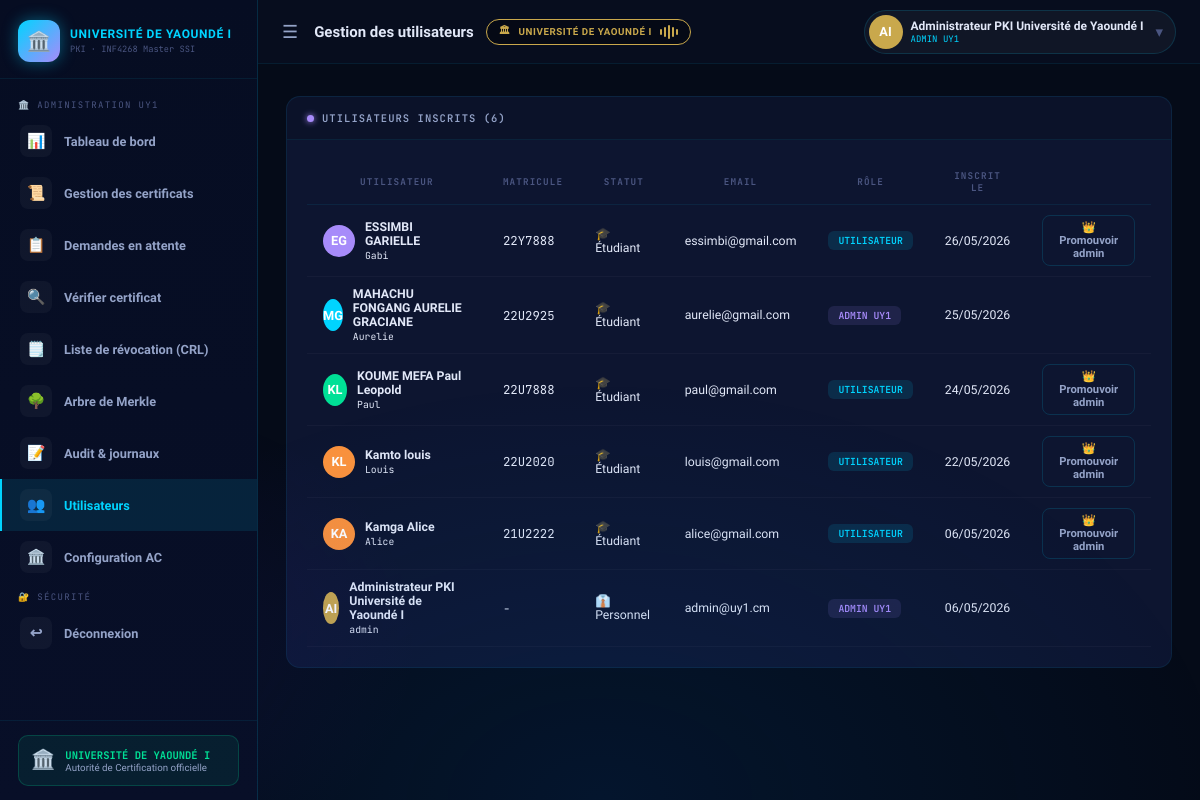
The page /users (signed in) on the database as committed earlier.
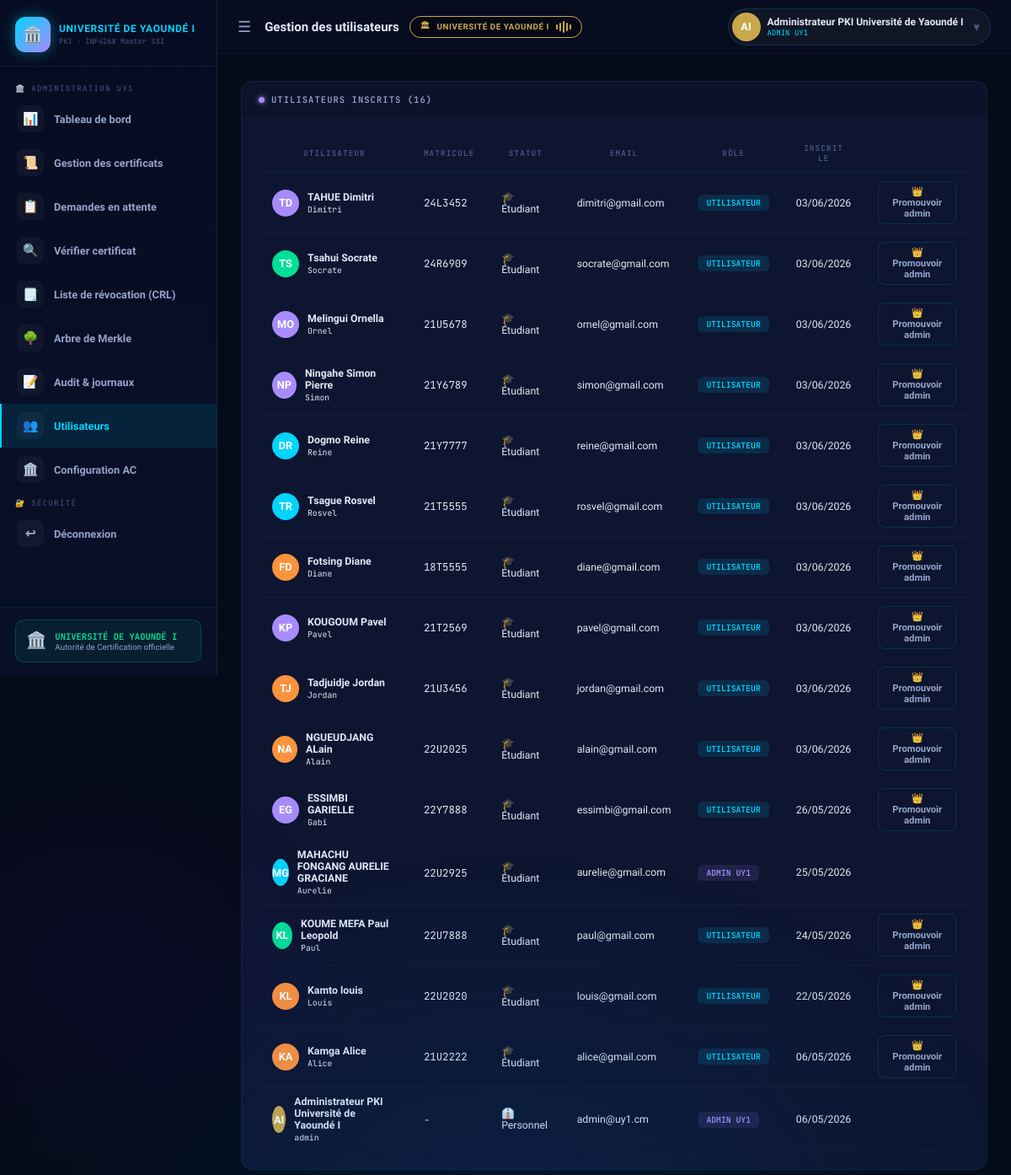
The same page on the database as committed later.
### modules/models.py (models this page shows, shortened)
class User(UserMixin, db.Model):
    __tablename__ = 'users'
    id            = db.Column(db.Integer, primary_key=True)
    username      = db.Column(db.String(64), unique=True, nullable=False)
    email         = db.Column(db.String(120), unique=True, nullable=False)
    full_name     = db.Column(db.String(128), default='')
    matricule     = db.Column(db.String(50), default='')
    age           = db.Column(db.Integer, default=0)
    department    = db.Column(db.String(128), default='')
    status_type   = db.Column(db.String(30), default='etudiant')
    password_hash = db.Column(db.String(256), nullable=False)
    role          = db.Column(db.String(20), default='user')
    avatar_color  = db.Column(db.String(20), default='#00d4ff')
    created_at    = db.Column(db.DateTime, default=datetime.utcnow)
    last_login    = db.Column(db.DateTime, nullable=True)
    certificates  = db.relationship('Certificate', backref='owner', lazy=True)
    logs          = db.relationship('AuditLog', backref='user_ref', lazy=True)
    requests      = db.relationship('CertificateRequest',
                                   foreign_keys='CertificateRequest.user_id',
                                   backref='requester', lazy=True)
    def is_admin(self):
        return self.role == 'admin'
    def display_name(self):
        return self.full_name if self.full_name else self.username
    def initials(self):
        n = self.display_name()
        parts = n.split()
        if len(parts) >= 2:
            return (parts[0][0] + parts[-1][0]).upper()
        return n[:2].upper()
    def get_status_label(self):
        labels = {
            'etudiant': '🎓 Étudiant',
            'enseignant': '👨‍🏫 Enseignant',
            'personnel': '👔 Personnel'
        }
        return labels.get(self.status_type, '📝 Autre')

### app.py (the view)
@app.route('/users')
@login_required
def users():
    if not current_user.is_admin():
        flash('Accès réservé à l\'administration.', 'danger')
        return redirect(url_for('dashboard_user'))
    all_users = User.query.order_by(User.created_at.desc()).all()
    return render_template('users.html', all_users=all_users)

### app.py (called while the page is built)
@login_manager.user_loader
def load_user(uid):
    return db.session.get(User, int(uid))

def get_ca():
    return AuthorityCA.query.first()

def expiring_soon(days=30):
    limit = datetime.now(timezone.utc) + timedelta(days=days)
    return Certificate.query.filter(Certificate.status=='VALID', Certificate.expires_at!=None, Certificate.expires_at<=limit).count()

@app.context_processor
def inject_globals():
    ca = get_ca()
    notif_count = expiring_soon(30) if ca else 0
    pending_count = CertificateRequest.query.filter_by(status='PENDING').count() if ca and current_user.is_authenticated and current_user.is_admin() else 0
    return dict(
        ca_exists=bool(ca),
        notif_count=notif_count,
        pending_count=pending_count,
        reasons_labels=REASONS_LABELS,
        university_name="Université de Yaoundé I"
    )

### templates/users.html (shortened to what this page needs)
{% extends "base.html" %}
{% block page_title %}Gestion des utilisateurs{% endblock %}
{% block content %}
<div class="card">
  <div class="card-header">
    <div class="card-title">
      <span class="dot dot-purple"></span>
      UTILISATEURS INSCRITS ({{ all_users|length }})
    </div>
  </div>
  <div class="card-body">
    <div class="table-wrap">
      <table>
        <thead>
          <tr>
            <th>Utilisateur</th>
            <th>Matricule</th>
            <th>Statut</th>
            <th>Email</th>
            <th>Rôle</th>
            <th>Inscrit le</th>
            <th></th>
          </tr>
        </thead>
        <tbody>
          {% for user in all_users %}
          <tr>
            <td>
              <div style="display: flex; align-items: center; gap: 10px;">
                <div class="user-avatar" style="width: 32px; height: 32px; background: {{ user.avatar_color }};">{{ user.initials() }}</div>
                <div>
                  <strong>{{ user.display_name() }}</strong><br>
                  <span class="mono" style="font-size: 0.65rem;">{{ user.username }}</span>
                </div>
              </div>
            </td>
            <td class="mono">{{ user.matricule or '-' }}</td>
            <td>{{ user.get_status_label() }}</td>
            <td>{{ user.email }}</td>
            <td>{% if user.is_admin() %}<span class="badge badge-admin">ADMIN UY1</span>{% else %}<span class="badge badge-user">UTILISATEUR</span>{% endif %}</td>
            <td>{{ user.created_at.strftime('%d/%m/%Y') }}</td>
            <td>
              {% if not user.is_admin() and current_user.is_admin() and user.id != current_user.id %}
              <form method="POST" action="{{ url_for('promote_user', uid=user.id) }}" style="display: inline;">
                <button type="submit" class="btn btn-outline btn-sm">👑 Promouvoir admin</button>
              </form>
              {% endif %}
            </td>
          </tr>
          {% endfor %}
        </tbody>
      </table>
    </div>
  </div>
</div>
{% endblock %}

### templates/base.html (shortened to what this page needs)
<!DOCTYPE html>
<html lang="fr">
<head>
  <link rel="stylesheet" href="{{ url_for('static', filename='css/style.css') }}">
</head>
<body>
{% if current_user.is_authenticated %}
<aside class="sidebar" id="sidebar">
  <div class="sidebar-logo">
    <div class="sidebar-logo-icon">🏛️</div>
    <div class="sidebar-logo-text">
      <h2>UNIVERSITÉ DE YAOUNDÉ I</h2>
      <p>PKI · INF4268 Master SSI</p>
    </div>
  </div>
  <nav class="sidebar-nav">
    {% if current_user.is_admin() %}
      <div class="nav-section">🏛️ Administration UY1</div>
      <a href="{{ url_for('dashboard_admin') }}" class="nav-link {% if request.endpoint=='dashboard_admin' %}active{% endif %}">
        <div class="nav-icon">📊</div> <span>Tableau de bord</span>
      </a>
      <a href="{{ url_for('certificates') }}" class="nav-link {% if request.endpoint=='certificates' %}active{% endif %}">
        <div class="nav-icon">📜</div> <span>Gestion des certificats</span>
      </a>
      <a href="{{ url_for('pending_requests') }}" class="nav-link {% if request.endpoint=='pending_requests' %}active{% endif %}">
        <div class="nav-icon">📋</div> <span>Demandes en attente</span>
      </a>
      <a href="{{ url_for('verify') }}" class="nav-link {% if request.endpoint=='verify' %}active{% endif %}">
        <div class="nav-icon">🔍</div> <span>Vérifier certificat</span>
      </a>
      <a href="{{ url_for('view_crl') }}" class="nav-link {% if request.endpoint=='view_crl' %}active{% endif %}">
        <div class="nav-icon">🗒️</div> <span>Liste de révocation (CRL)</span>
      </a>
      <a href="{{ url_for('merkle_dashboard') }}" class="nav-link {% if request.endpoint=='merkle_dashboard' %}active{% endif %}">
        <div class="nav-icon">🌳</div> <span>Arbre de Merkle</span>
      </a>
      <a href="{{ url_for('audit') }}" class="nav-link {% if request.endpoint=='audit' %}active{% endif %}">
        <div class="nav-icon">📝</div> <span>Audit & journaux</span>
      </a>
      <a href="{{ url_for('users') }}" class="nav-link {% if request.endpoint=='users' %}active{% endif %}">
        <div class="nav-icon">👥</div> <span>Utilisateurs</span>
      </a>
      <a href="{{ url_for('admin_ca') }}" class="nav-link {% if request.endpoint=='admin_ca' %}active{% endif %}">
        <div class="nav-icon">🏛️</div> <span>Configuration AC</span>
      </a>
    {% endif %}
    <div class="nav-section">🔐 Sécurité</div>
    <a href="{{ url_for('logout') }}" class="nav-link">
      <div class="nav-icon">↩</div> <span>Déconnexion</span>
    </a>
  </nav>
  <div class="sidebar-footer">
    <div class="sidebar-status">
      <div class="status-icon">🏛️</div>
      <div>
        <div class="status-title">UNIVERSITÉ DE YAOUNDÉ I</div>
        <div class="status-desc">Autorité de Certification officielle</div>
      </div>
    </div>
  </div>
</aside>
<div class="topbar" id="topbar">
  <button class="topbar-menu-btn" id="menuBtn" onclick="toggleSidebar()">☰</button>
  <div class="topbar-title">
    {% block page_title %}PKI Université de Yaoundé I{% endblock %}
    {% if ca_exists %}
    <div class="topbar-ca-badge">
      🏛 <span class="topbar-ca-text">UNIVERSITÉ DE YAOUNDÉ I</span>
      <div class="wave">
        <span></span><span></span><span></span><span></span><span></span>
      </div>
    </div>
    {% endif %}
  </div>
  <div class="topbar-actions">
    <a href="{{ url_for('profile') }}" class="user-pill">
      <div class="user-avatar" style="background:{{ current_user.avatar_color }};">
        {{ current_user.initials() }}
      </div>
      <div class="user-pill-info">
        <div class="user-name">{{ current_user.display_name() }}</div>
        <div class="user-role">{% if current_user.is_admin() %}ADMIN UY1{% else %}{{ current_user.get_status_label() }}{% endif %}</div>
      </div>
      <span style="color:var(--muted);margin-left:4px;">▾</span>
    </a>
  </div>
</div>
<div class="main-wrapper" id="mainWrapper">
  <div class="flash-zone">
  </div>
  <div class="page-content">
    {% block content %}{% endblock %}
  </div>
</div>
{% endif %}
</body>
</html>

Rows that differ between the two databases and show on the page:
added User: initials "TD", display_name "TAHUE Dimitri", username "Dimitri", matricule "24L3452", get_status_label "🎓 Étudiant", email "dimitri@gmail.com", role "UTILISATEUR", created_at "03/06/2026", avatar_color "#a78bfa" (drawn)
added User: initials "TS", display_name "Tsahui Socrate", username "Socrate", matricule "24R6909", get_status_label "🎓 Étudiant", email "socrate@gmail.com", role "UTILISATEUR", created_at "03/06/2026", avatar_color "#00e096" (drawn)
added User: initials "MO", display_name "Melingui Ornella", username "Ornel", matricule "21U5678", get_status_label "🎓 Étudiant", email "ornel@gmail.com", role "UTILISATEUR", created_at "03/06/2026", avatar_color "#a78bfa" (drawn)
added User: initials "NP", display_name "Ningahe Simon Pierre", username "Simon", matricule "21Y6789", get_status_label "🎓 Étudiant", email "simon@gmail.com", role "UTILISATEUR", created_at "03/06/2026", avatar_color "#a78bfa" (drawn)
added User: initials "DR", display_name "Dogmo Reine", username "Reine", matricule "21Y7777", get_status_label "🎓 Étudiant", email "reine@gmail.com", role "UTILISATEUR", created_at "03/06/2026", avatar_color "#00d4ff" (drawn)
added User: initials "TR", display_name "Tsague Rosvel", username "Rosvel", matricule "21T5555", get_status_label "🎓 Étudiant", email "rosvel@gmail.com", role "UTILISATEUR", created_at "03/06/2026", avatar_color "#00d4ff" (drawn)
added User: initials "FD", display_name "Fotsing Diane", username "Diane", matricule "18T5555", get_status_label "🎓 Étudiant", email "diane@gmail.com", role "UTILISATEUR", created_at "03/06/2026", avatar_color "#fb923c" (drawn)
added User: initials "KP", display_name "KOUGOUM Pavel", username "Pavel", matricule "21T2569", get_status_label "🎓 Étudiant", email "pavel@gmail.com", role "UTILISATEUR", created_at "03/06/2026", avatar_color "#a78bfa" (drawn)
added User: initials "TJ", display_name "Tadjuidje Jordan", username "Jordan", matricule "21U3456", get_status_label "🎓 Étudiant", email "jordan@gmail.com", role "UTILISATEUR", created_at "03/06/2026", avatar_color "#fb923c" (drawn)
added User: initials "NA", display_name "NGUEUDJANG ALain", username "Alain", matricule "22U2025", get_status_label "🎓 Étudiant", email "alain@gmail.com", role "UTILISATEUR", created_at "03/06/2026", avatar_color "#fb923c" (drawn)
Other text that changed with them:
{{ all_users|length }}: "6" → "16"
